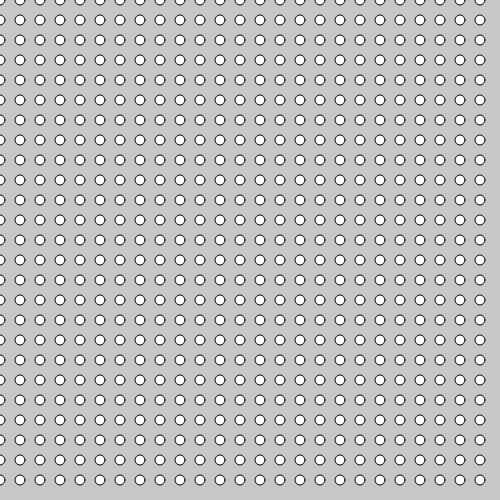
Frame 1 (no input)
Frame 60 (no input): identical to frame 1, image omitted
Frame 120 (the mouse pressed at the canvas centre since frame 60): identical to frame 1, image omitted

The p5.js sketch that drew this single still picture (run headless with seeded random() and noise() and a simulated clock; from frame 60 on, the mouse is pressed at the canvas centre):

// p5.js sketch
// ── sketch.js

function setup() {
  createCanvas(500, 500);
}

function draw() {
  background(200);

  fill( 255 );
  var space = 20;
  var circleSize = 10;

  var counter = 0;
  for ( var circleX = 0; circleX < width; circleX = circleX + space ) {
    for ( var circleY = 0; circleY < height; circleY = circleY + space ) {
      ellipse(circleX, circleY, circleSize, circleSize);
    }
  }

  //console.log(counter);


}
